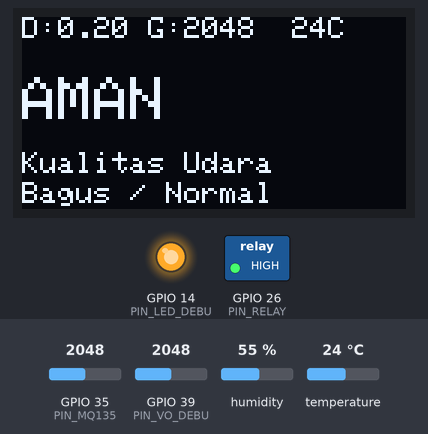
This sketch was run on a simulated ESP32. Parts: 128×64 one-colour display, switched loads named in the sketch (green lamp = pin HIGH), output pins drawn as LEDs (lit = HIGH). The inputs (shaded band) are chosen by the test bench; at power-on: temperature 24 °C, GPIO 35 (PIN_MQ135) = 2048, GPIO 39 (PIN_VO_DEBU) = 2048, humidity 55 %. WiFi joins after 1.5 s; servers stay silent unless stated; what the sketch prints to the serial monitor is not drawn.

Above: at 5.0 s.
5.1 s: temperature set to 31 °C
At 8.1 s:
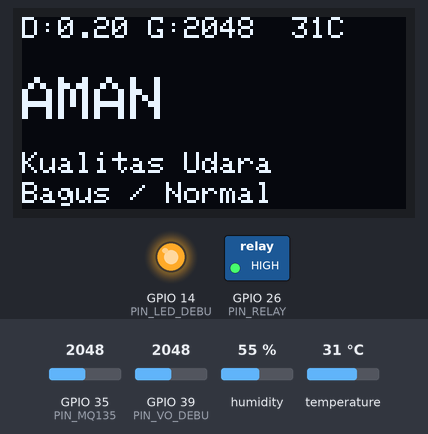
8.4 s: temperature set to 34 °C
At 10.3 s:
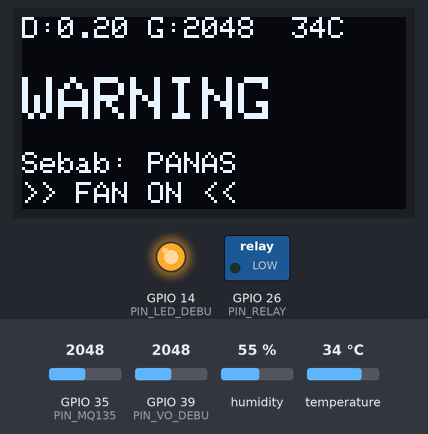
11.4 s: GPIO 35 (PIN_MQ135) set to 2157
At 12.2 s:
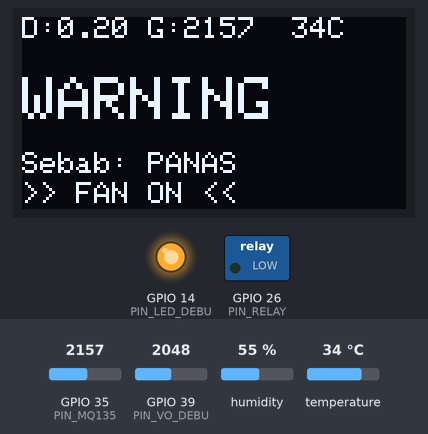
13.3 s: GPIO 35 (PIN_MQ135) set to 2251
At 14.9 s:
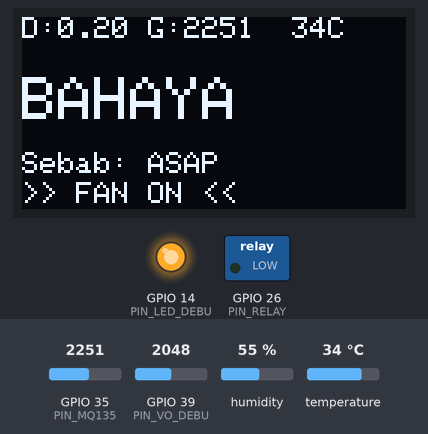
15.3 s: GPIO 39 (PIN_VO_DEBU) set to 2145
At 17.1 s:
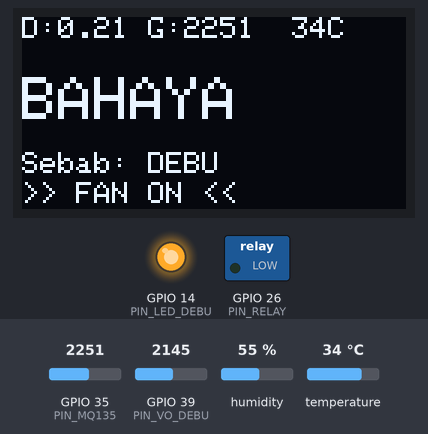
17.4 s: GPIO 39 (PIN_VO_DEBU) set to 2240
At 19.2 s:
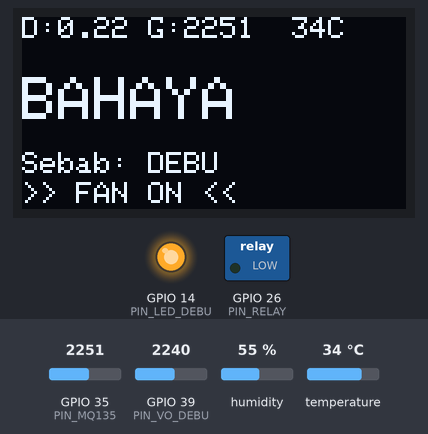
Timing chart, 0 to 20.3 s (numbered marks = the images above; inputs shaded):
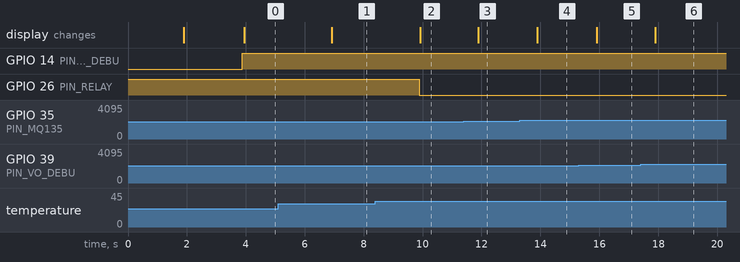

The sketch:

IAQ_Monitor.ino
```cpp
// ==========================================
//       KONFIGURASI BLYNK (ISI INI DULU!)
// ==========================================
// Copy 3 baris ini dari Dashboard Blynk (Device Info):
#define BLYNK_TEMPLATE_ID "TMPL6vDwhBRax"
#define BLYNK_TEMPLATE_NAME "Air Purifier"
#define BLYNK_AUTH_TOKEN "EMwsViDDD4Xk0cx3cMWqLQZ5O3TukaI4"

#define BLYNK_PRINT Serial

#include <WiFi.h>
#include <WiFiClient.h>
#include <BlynkSimpleEsp32.h>
#include <Wire.h>
#include <Adafruit_GFX.h>
#include <Adafruit_SSD1306.h>
#include <DHT.h>

// Masukkan Nama WiFi dan Passwordmu
char ssid[] = "tes";
char pass[] = "";

// ==========================================
//       SETTING LOGIKA RELAY
// ==========================================
#define RELAY_NYALA  LOW
#define RELAY_MATI   HIGH

// ==========================================
//       KONFIGURASI AMBANG BATAS
// ==========================================
float batasDebuMg   = 0.20;
int batasGas        = 2200;
int batasSuhu       = 32;
float teganganNol   = 0.50;

// ==========================================
//       DEFINISI PIN
// ==========================================
#define PIN_VO_DEBU  39
#define PIN_LED_DEBU 14
#define PIN_MQ135    35
#define PIN_RELAY    26  // Pastikan ini pin yang benar (tadi kamu pakai 26)
#define DHTPIN       4

DHT dht(DHTPIN, DHT11);
Adafruit_SSD1306 display(128, 64, &Wire, -1);
BlynkTimer timer; // Kita pakai timer, bukan delay()

// Variabel Global
int samplingTime = 280;
int deltaTime = 40;
int sleepTime = 9680;
float voMeasured = 0;
float calcVoltage = 0;
float dustDensity = 0;

// Fungsi ini akan dipanggil setiap 1 detik oleh Timer
void sendSensorData() {
  // --- 1. BACA SENSOR DEBU ---
  digitalWrite(PIN_LED_DEBU, LOW);
  delayMicroseconds(samplingTime);
  voMeasured = analogRead(PIN_VO_DEBU);
  delayMicroseconds(deltaTime);
  digitalWrite(PIN_LED_DEBU, HIGH);
  delayMicroseconds(sleepTime);

  calcVoltage = voMeasured * (3.3 / 4095.0);
  if (calcVoltage > teganganNol) {
    dustDensity = 0.17 * (calcVoltage - teganganNol);
  } else {
    dustDensity = 0.00;
  }

  // --- 2. BACA SENSOR LAIN ---
  int rawGas = analogRead(PIN_MQ135);
  float t = dht.readTemperature();
  if (isnan(t)) t = 0;

  // Debug Serial
  Serial.print("D:"); Serial.print(dustDensity);
  Serial.print("| G:"); Serial.print(rawGas);
  Serial.print("| T:"); Serial.println(t);

  // --- 3. LOGIKA KONTROL ---
  bool bahayaTerdeteksi = false;
  String penyebab = "-";
  String statusUtama = "AMAN";

  if (dustDensity > batasDebuMg) {
    bahayaTerdeteksi = true;
    penyebab = "DEBU";
    statusUtama = "BAHAYA";
  }
  else if (rawGas > batasGas) {
    bahayaTerdeteksi = true;
    penyebab = "ASAP";
    statusUtama = "BAHAYA";
  }
  else if (t > batasSuhu) {
    bahayaTerdeteksi = true;
    penyebab = "PANAS";
    statusUtama = "WARNING";
  }

  // --- 4. EKSEKUSI RELAY & KIRIM KE BLYNK ---
  if (bahayaTerdeteksi == true) {
    digitalWrite(PIN_RELAY, RELAY_NYALA);
    Blynk.virtualWrite(V4, 1); // Kirim status NYALA ke Widget LED/Button di HP
  } else {
    digitalWrite(PIN_RELAY, RELAY_MATI);
    Blynk.virtualWrite(V4, 0); // Kirim status MATI
  }

  // --- 5. KIRIM DATA SENSOR KE BLYNK ---
  Blynk.virtualWrite(V0, dustDensity); // Kirim Debu
  Blynk.virtualWrite(V1, rawGas);      // Kirim Gas
  Blynk.virtualWrite(V2, t);           // Kirim Suhu
  Blynk.virtualWrite(V3, statusUtama); // Kirim Status Teks

  // --- 6. UPDATE OLED ---
  display.clearDisplay();
  display.setTextSize(1);
  display.setCursor(0,0);
  display.print("D:"); display.print(dustDensity, 2);
  display.print(" G:"); display.print(rawGas);
  display.setCursor(90, 0);
  display.print(t, 0); display.print("C");

  display.setCursor(0, 20);
  display.setTextSize(2);
  display.println(statusUtama);

  display.setTextSize(1);
  display.setCursor(0, 45);
  if (bahayaTerdeteksi) {
    display.print("Sebab: "); display.println(penyebab);
    display.setCursor(0, 55);
    display.println(">> FAN ON <<");
  } else {
    display.println("Kualitas Udara");
    display.setCursor(0, 55);
    display.println("Bagus / Normal");
  }
  display.display();
}

void setup() {
  Serial.begin(115200);

  // Setup Pin
  pinMode(PIN_LED_DEBU, OUTPUT);
  pinMode(PIN_RELAY, OUTPUT);
  pinMode(PIN_MQ135, INPUT);
  analogSetAttenuation(ADC_11db);

  // Posisi Awal Mati
  digitalWrite(PIN_RELAY, RELAY_MATI);

  // Setup Sensor & OLED
  dht.begin();
  Wire.begin(21, 22);
  if(!display.begin(SSD1306_SWITCHCAPVCC, 0x3C)) {
    Serial.println(F("OLED Error"));
  }

  display.clearDisplay();
  display.setTextColor(WHITE);
  display.setTextSize(1);
  display.setCursor(0, 20);
  display.println("Connecting WiFi...");
  display.display();

  // --- KONEKSI KE BLYNK ---
  Blynk.begin(BLYNK_AUTH_TOKEN, ssid, pass);

  // Setup Timer: Jalankan fungsi 'sendSensorData' setiap 1000ms (1 detik)
  timer.setInterval(1000L, sendSensorData);

  display.clearDisplay();
  display.setCursor(0, 20);
  display.println("ONLINE BLYNK!");
  display.display();
  delay(2000);
}

void loop() {
  // Loop harus bersih, cuma boleh ada ini:
  Blynk.run();
  timer.run();
}
```

Measured:
- the behaviour switches between 32 and 33 °C on temperature (found by bisection; images 1 and 2)
- the behaviour switches between 2200 and 2201 on GPIO 35 (PIN_MQ135) (found by bisection; images 3 and 4)
- the behaviour switches between 2080 and 2081 on GPIO 39 (PIN_VO_DEBU) (found by bisection; images 4 and 5)
- after the input at 5.1 s, the display: changes after 1.8 s (image 1)
- after the input at 8.4 s, GPIO 26 (PIN_RELAY): HIGH → LOW after 1.5 s; the display: changes after 1.5 s (image 2)
- after the input at 11.4 s, the display: changes after 0.50 s (image 3)
- after the input at 13.3 s, the display: changes after 0.60 s (image 4)
- after the input at 15.3 s, the display: changes after 0.62 s (image 5)
- after the input at 17.4 s, the display: changes after 0.50 s (image 6)
